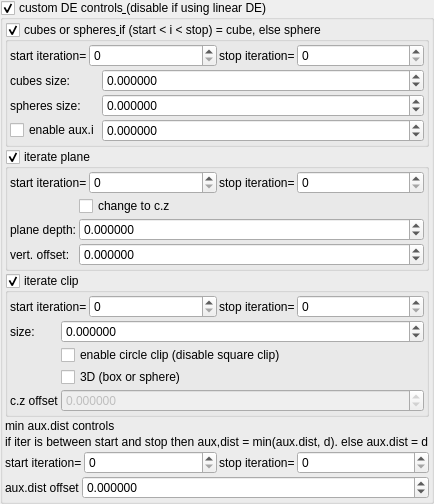
    <widget class="MyGroupBox" name="groupCheck_transf_function_enabled">
     <property name="toolTip">
      <string/>
     </property>
     <property name="title">
      <string>custom DE controls&amp; (disable if using linear DE)</string>
     </property>
     <property name="checkable">
      <bool>true</bool>
     </property>
     <layout class="QVBoxLayout" name="verticalLayout_36" stretch="0,0,0,0,0,0,0">
      <property name="spacing">
       <number>2</number>
      </property>
      <property name="leftMargin">
       <number>2</number>
      </property>
      <property name="topMargin">
       <number>2</number>
      </property>
      <property name="rightMargin">
       <number>2</number>
      </property>
      <property name="bottomMargin">
       <number>2</number>
      </property>
      <item>
       <widget class="MyGroupBox" name="groupCheck_transf_function_enabledM">
        <property name="toolTip">
         <string/>
        </property>
        <property name="title">
         <string>cubes or spheres&amp; if (start &lt; i &lt; stop) = cube, else sphere</string>
        </property>
        <property name="checkable">
         <bool>true</bool>
        </property>
        <layout class="QVBoxLayout" name="verticalLayout_38" stretch="0,0">
         <property name="spacing">
          <number>2</number>
         </property>
         <property name="leftMargin">
          <number>2</number>
         </property>
         <property name="topMargin">
          <number>2</number>
         </property>
         <property name="rightMargin">
          <number>2</number>
         </property>
         <property name="bottomMargin">
          <number>2</number>
         </property>
         <item>
          <layout class="QHBoxLayout" name="horizontalLayout_15" stretch="0,1,0,1">
           <property name="topMargin">
            <number>0</number>
           </property>
           <item>
            <widget class="QLabel" name="label_252">
             <property name="text">
              <string>start iteration=</string>
             </property>
            </widget>
           </item>
           <item>
            <widget class="MySpinBox" name="spinboxInt_transf_start_iterations_O">
             <property name="sizePolicy">
              <sizepolicy hsizetype="Minimum" vsizetype="Maximum">
               <horstretch>0</horstretch>
               <verstretch>0</verstretch>
              </sizepolicy>
             </property>
             <property name="maximum">
              <number>999</number>
             </property>
            </widget>
           </item>
           <item>
            <widget class="QLabel" name="label_253">
             <property name="text">
              <string>stop iteration=</string>
             </property>
            </widget>
           </item>
           <item>
            <widget class="MySpinBox" name="spinboxInt_transf_stop_iterations_O">
             <property name="sizePolicy">
              <sizepolicy hsizetype="Minimum" vsizetype="Maximum">
               <horstretch>0</horstretch>
               <verstretch>0</verstretch>
              </sizepolicy>
             </property>
             <property name="maximum">
              <number>999</number>
             </property>
            </widget>
           </item>
          </layout>
         </item>
         <item>
          <layout class="QGridLayout" name="gridLayout_14" columnstretch="0,1">
           <property name="spacing">
            <number>2</number>
           </property>
           <item row="0" column="0">
            <widget class="QLabel" name="label_16">
             <property name="text">
              <string>cubes size:</string>
             </property>
            </widget>
           </item>
           <item row="1" column="0">
            <widget class="QLabel" name="label_18">
             <property name="text">
              <string>spheres size:</string>
             </property>
            </widget>
           </item>
           <item row="0" column="1">
            <widget class="MyDoubleSpinBox" name="spinbox_transf_offsetA_0">
             <property name="enabled">
              <bool>true</bool>
             </property>
             <property name="sizePolicy">
              <sizepolicy hsizetype="Minimum" vsizetype="Maximum">
               <horstretch>0</horstretch>
               <verstretch>0</verstretch>
              </sizepolicy>
             </property>
             <property name="prefix">
              <string/>
             </property>
             <property name="suffix">
              <string/>
             </property>
             <property name="decimals">
              <number>6</number>
             </property>
             <property name="minimum">
              <double>-99.989999999999995</double>
             </property>
             <property name="maximum">
              <double>99.989999999999995</double>
             </property>
             <property name="singleStep">
              <double>0.010000000000000</double>
             </property>
            </widget>
           </item>
           <item row="1" column="1">
            <widget class="MyDoubleSpinBox" name="spinbox_transf_offset_0">
             <property name="enabled">
              <bool>true</bool>
             </property>
             <property name="sizePolicy">
              <sizepolicy hsizetype="Minimum" vsizetype="Maximum">
               <horstretch>0</horstretch>
               <verstretch>0</verstretch>
              </sizepolicy>
             </property>
             <property name="prefix">
              <string/>
             </property>
             <property name="suffix">
              <string/>
             </property>
             <property name="decimals">
              <number>6</number>
             </property>
             <property name="minimum">
              <double>-99.989999999999995</double>
             </property>
             <property name="maximum">
              <double>99.989999999999995</double>
             </property>
             <property name="singleStep">
              <double>0.010000000000000</double>
             </property>
            </widget>
           </item>
           <item row="2" column="1">
            <widget class="MyDoubleSpinBox" name="spinbox_transf_scaleA_1">
             <property name="enabled">
              <bool>true</bool>
             </property>
             <property name="sizePolicy">
              <sizepolicy hsizetype="Minimum" vsizetype="Maximum">
               <horstretch>0</horstretch>
               <verstretch>0</verstretch>
              </sizepolicy>
             </property>
             <property name="prefix">
              <string/>
             </property>
             <property name="suffix">
              <string/>
             </property>
             <property name="decimals">
              <number>6</number>
             </property>
             <property name="minimum">
              <double>-99.989999999999995</double>
             </property>
             <property name="maximum">
              <double>99.989999999999995</double>
             </property>
             <property name="singleStep">
              <double>0.100000000000000</double>
             </property>
            </widget>
           </item>
           <item row="2" column="0">
            <widget class="MyCheckBox" name="checkBox_transf_function_enabledF_false">
             <property name="enabled">
              <bool>true</bool>
             </property>
             <property name="text">
              <string notr="true">enable aux.i</string>
             </property>
            </widget>
           </item>
          </layout>
         </item>
        </layout>
       </widget>
      </item>
      <item>
       <widget class="MyGroupBox" name="groupCheck_transf_function_enabledS_false">
        <property name="toolTip">
         <string/>
        </property>
        <property name="title">
         <string>iterate plane&amp;</string>
        </property>
        <property name="checkable">
         <bool>true</bool>
        </property>
        <layout class="QVBoxLayout" name="verticalLayout_35" stretch="0,0">
         <property name="spacing">
          <number>2</number>
         </property>
         <property name="leftMargin">
          <number>2</number>
         </property>
         <property name="topMargin">
          <number>2</number>
         </property>
         <property name="rightMargin">
          <number>2</number>
         </property>
         <property name="bottomMargin">
          <number>2</number>
         </property>
         <item>
          <layout class="QHBoxLayout" name="horizontalLayout_18" stretch="0,1,0,1">
           <property name="topMargin">
            <number>0</number>
           </property>
           <item>
            <widget class="QLabel" name="label_258">
             <property name="text">
              <string>start iteration=</string>
             </property>
            </widget>
           </item>
           <item>
            <widget class="MySpinBox" name="spinboxInt_transf_start_iterations_S">
             <property name="sizePolicy">
              <sizepolicy hsizetype="Minimum" vsizetype="Maximum">
               <horstretch>0</horstretch>
               <verstretch>0</verstretch>
              </sizepolicy>
             </property>
             <property name="maximum">
              <number>999</number>
             </property>
            </widget>
           </item>
           <item>
            <widget class="QLabel" name="label_259">
             <property name="text">
              <string>stop iteration=</string>
             </property>
            </widget>
           </item>
           <item>
            <widget class="MySpinBox" name="spinboxInt_transf_stop_iterations_S">
             <property name="sizePolicy">
              <sizepolicy hsizetype="Minimum" vsizetype="Maximum">
               <horstretch>0</horstretch>
               <verstretch>0</verstretch>
              </sizepolicy>
             </property>
             <property name="maximum">
              <number>999</number>
             </property>
            </widget>
           </item>
          </layout>
         </item>
         <item>
          <layout class="QGridLayout" name="gridLayout_16" columnstretch="0,1">
           <property name="spacing">
            <number>2</number>
           </property>
           <item row="2" column="1">
            <widget class="MyDoubleSpinBox" name="spinbox_transf_offsetR_0">
             <property name="enabled">
              <bool>true</bool>
             </property>
             <property name="sizePolicy">
              <sizepolicy hsizetype="Minimum" vsizetype="Maximum">
               <horstretch>0</horstretch>
               <verstretch>0</verstretch>
              </sizepolicy>
             </property>
             <property name="prefix">
              <string/>
             </property>
             <property name="suffix">
              <string/>
             </property>
             <property name="decimals">
              <number>6</number>
             </property>
             <property name="minimum">
              <double>-99.989999999999995</double>
             </property>
             <property name="maximum">
              <double>99.989999999999995</double>
             </property>
             <property name="singleStep">
              <double>0.100000000000000</double>
             </property>
            </widget>
           </item>
           <item row="1" column="0">
            <widget class="QLabel" name="label_19">
             <property name="text">
              <string>plane depth:</string>
             </property>
            </widget>
           </item>
           <item row="1" column="1">
            <widget class="MyDoubleSpinBox" name="spinbox_transf_offsetF_0">
             <property name="enabled">
              <bool>true</bool>
             </property>
             <property name="sizePolicy">
              <sizepolicy hsizetype="Minimum" vsizetype="Maximum">
               <horstretch>0</horstretch>
               <verstretch>0</verstretch>
              </sizepolicy>
             </property>
             <property name="prefix">
              <string/>
             </property>
             <property name="suffix">
              <string/>
             </property>
             <property name="decimals">
              <number>6</number>
             </property>
             <property name="minimum">
              <double>-99.989999999999995</double>
             </property>
             <property name="maximum">
              <double>99.989999999999995</double>
             </property>
             <property name="singleStep">
              <double>0.100000000000000</double>
             </property>
            </widget>
           </item>
           <item row="2" column="0">
            <widget class="QLabel" name="label_21">
             <property name="text">
              <string>vert. offset:</string>
             </property>
            </widget>
           </item>
           <item row="0" column="1">
            <widget class="MyCheckBox" name="checkBox_transf_function_enabledAw_false">
             <property name="enabled">
              <bool>true</bool>
             </property>
             <property name="text">
              <string notr="true">change to c.z</string>
             </property>
            </widget>
           </item>
          </layout>
         </item>
        </layout>
       </widget>
      </item>
      <item>
       <widget class="MyGroupBox" name="groupCheck_transf_function_enabledT_false">
        <property name="toolTip">
         <string/>
        </property>
        <property name="title">
         <string>iterate clip&amp;</string>
        </property>
        <property name="checkable">
         <bool>true</bool>
        </property>
        <layout class="QVBoxLayout" name="verticalLayout_40" stretch="0,0">
         <property name="spacing">
          <number>2</number>
         </property>
         <property name="leftMargin">
          <number>2</number>
         </property>
         <property name="topMargin">
          <number>2</number>
         </property>
         <property name="rightMargin">
          <number>2</number>
         </property>
         <property name="bottomMargin">
          <number>2</number>
         </property>
         <item>
          <layout class="QHBoxLayout" name="horizontalLayout_16" stretch="0,1,0,1">
           <property name="topMargin">
            <number>0</number>
           </property>
           <item>
            <widget class="QLabel" name="label_254">
             <property name="text">
              <string>start iteration=</string>
             </property>
            </widget>
           </item>
           <item>
            <widget class="MySpinBox" name="spinboxInt_transf_start_iterations_J">
             <property name="sizePolicy">
              <sizepolicy hsizetype="Minimum" vsizetype="Maximum">
               <horstretch>0</horstretch>
               <verstretch>0</verstretch>
              </sizepolicy>
             </property>
             <property name="maximum">
              <number>999</number>
             </property>
            </widget>
           </item>
           <item>
            <widget class="QLabel" name="label_255">
             <property name="text">
              <string>stop iteration=</string>
             </property>
            </widget>
           </item>
           <item>
            <widget class="MySpinBox" name="spinboxInt_transf_stop_iterations_J">
             <property name="sizePolicy">
              <sizepolicy hsizetype="Minimum" vsizetype="Maximum">
               <horstretch>0</horstretch>
               <verstretch>0</verstretch>
              </sizepolicy>
             </property>
             <property name="maximum">
              <number>999</number>
             </property>
            </widget>
           </item>
          </layout>
         </item>
         <item>
          <layout class="QGridLayout" name="gridLayout_25" columnstretch="0,1">
           <property name="spacing">
            <number>2</number>
           </property>
           <item row="2" column="1">
            <widget class="MyCheckBox" name="checkBox_transf_function_enabledI_false">
             <property name="enabled">
              <bool>true</bool>
             </property>
             <property name="text">
              <string notr="true">3D (box or sphere)</string>
             </property>
            </widget>
           </item>
           <item row="3" column="0">
            <widget class="QLabel" name="label_23">
             <property name="text">
              <string>c.z offset</string>
             </property>
            </widget>
           </item>
           <item row="3" column="1">
            <widget class="MyDoubleSpinBox" name="spinbox_transf_offsetB_0">
             <property name="enabled">
              <bool>false</bool>
             </property>
             <property name="sizePolicy">
              <sizepolicy hsizetype="Minimum" vsizetype="Maximum">
               <horstretch>0</horstretch>
               <verstretch>0</verstretch>
              </sizepolicy>
             </property>
             <property name="prefix">
              <string/>
             </property>
             <property name="suffix">
              <string/>
             </property>
             <property name="decimals">
              <number>6</number>
             </property>
             <property name="minimum">
              <double>-99.989999999999995</double>
             </property>
             <property name="maximum">
              <double>99.989999999999995</double>
             </property>
             <property name="singleStep">
              <double>0.100000000000000</double>
             </property>
            </widget>
           </item>
           <item row="0" column="0">
            <widget class="QLabel" name="label_27">
             <property name="text">
              <string>size:</string>
             </property>
            </widget>
           </item>
           <item row="1" column="1">
            <widget class="MyCheckBox" name="checkBox_transf_function_enabledE_false">
             <property name="enabled">
              <bool>true</bool>
             </property>
             <property name="text">
              <string notr="true">enable circle clip (disable square clip)</string>
             </property>
            </widget>
           </item>
           <item row="0" column="1">
            <widget class="MyDoubleSpinBox" name="spinbox_transf_offset_2">
             <property name="enabled">
              <bool>true</bool>
             </property>
             <property name="sizePolicy">
              <sizepolicy hsizetype="Minimum" vsizetype="Maximum">
               <horstretch>0</horstretch>
               <verstretch>0</verstretch>
              </sizepolicy>
             </property>
             <property name="prefix">
              <string/>
             </property>
             <property name="suffix">
              <string/>
             </property>
             <property name="decimals">
              <number>6</number>
             </property>
             <property name="minimum">
              <double>-99.989999999999995</double>
             </property>
             <property name="maximum">
              <double>99.989999999999995</double>
             </property>
             <property name="singleStep">
              <double>0.100000000000000</double>
             </property>
            </widget>
           </item>
          </layout>
         </item>
        </layout>
       </widget>
      </item>
      <item>
       <widget class="QLabel" name="label_55">
        <property name="text">
         <string>min aux.dist controls</string>
        </property>
       </widget>
      </item>
      <item>
       <widget class="QLabel" name="label_28">
        <property name="text">
         <string>if iter is between start and stop then aux,dist = min(aux.dist, d). else aux.dist = d</string>
        </property>
       </widget>
      </item>
      <item>
       <layout class="QHBoxLayout" name="horizontalLayout_19" stretch="0,1,0,1">
        <property name="topMargin">
         <number>0</number>
        </property>
        <item>
         <widget class="QLabel" name="label_260">
          <property name="text">
           <string>start iteration=</string>
          </property>
         </widget>
        </item>
        <item>
         <widget class="MySpinBox" name="spinboxInt_transf_start_iterations_Z">
          <property name="sizePolicy">
           <sizepolicy hsizetype="Minimum" vsizetype="Maximum">
            <horstretch>0</horstretch>
            <verstretch>0</verstretch>
           </sizepolicy>
          </property>
          <property name="maximum">
           <number>999</number>
          </property>
         </widget>
        </item>
        <item>
         <widget class="QLabel" name="label_261">
          <property name="text">
           <string>stop iteration=</string>
          </property>
         </widget>
        </item>
        <item>
         <widget class="MySpinBox" name="spinboxInt_transf_stop_iterations_Z">
          <property name="sizePolicy">
           <sizepolicy hsizetype="Minimum" vsizetype="Maximum">
            <horstretch>0</horstretch>
            <verstretch>0</verstretch>
           </sizepolicy>
          </property>
          <property name="maximum">
           <number>999</number>
          </property>
         </widget>
        </item>
       </layout>
      </item>
      <item>
       <layout class="QHBoxLayout" name="horizontalLayout_20" stretch="0,1">
        <property name="topMargin">
         <number>0</number>
        </property>
        <item>
         <widget class="QLabel" name="label_262">
          <property name="text">
           <string>aux.dist offset</string>
          </property>
         </widget>
        </item>
        <item>
         <widget class="MyDoubleSpinBox" name="spinbox_transf_scaleA_0">
          <property name="enabled">
           <bool>true</bool>
          </property>
          <property name="sizePolicy">
           <sizepolicy hsizetype="Minimum" vsizetype="Maximum">
            <horstretch>0</horstretch>
            <verstretch>0</verstretch>
           </sizepolicy>
          </property>
          <property name="prefix">
           <string/>
          </property>
          <property name="suffix">
           <string/>
          </property>
          <property name="decimals">
           <number>6</number>
          </property>
          <property name="minimum">
           <double>-99.989999999999995</double>
          </property>
          <property name="maximum">
           <double>99.989999999999995</double>
          </property>
          <property name="singleStep">
           <double>0.010000000000000</double>
          </property>
         </widget>
        </item>
       </layout>
      </item>
     </layout>
    </widget>
